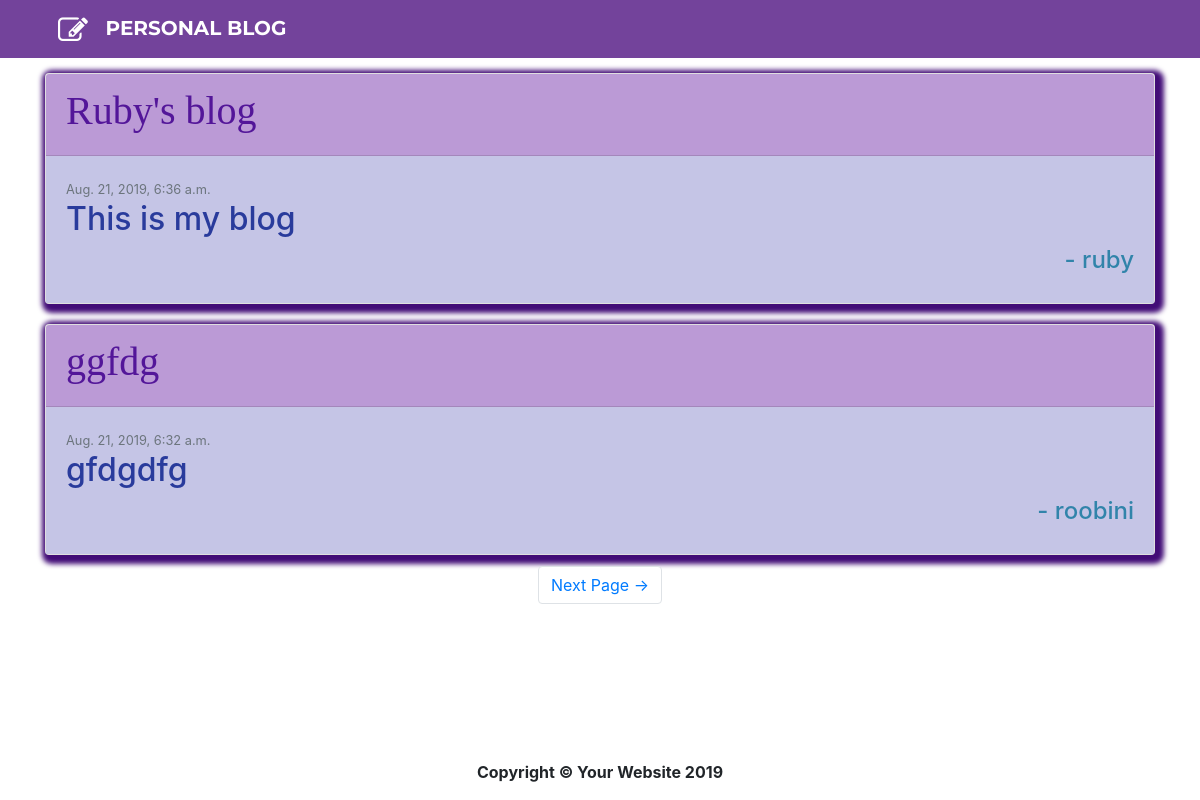
The app's page /, older data.
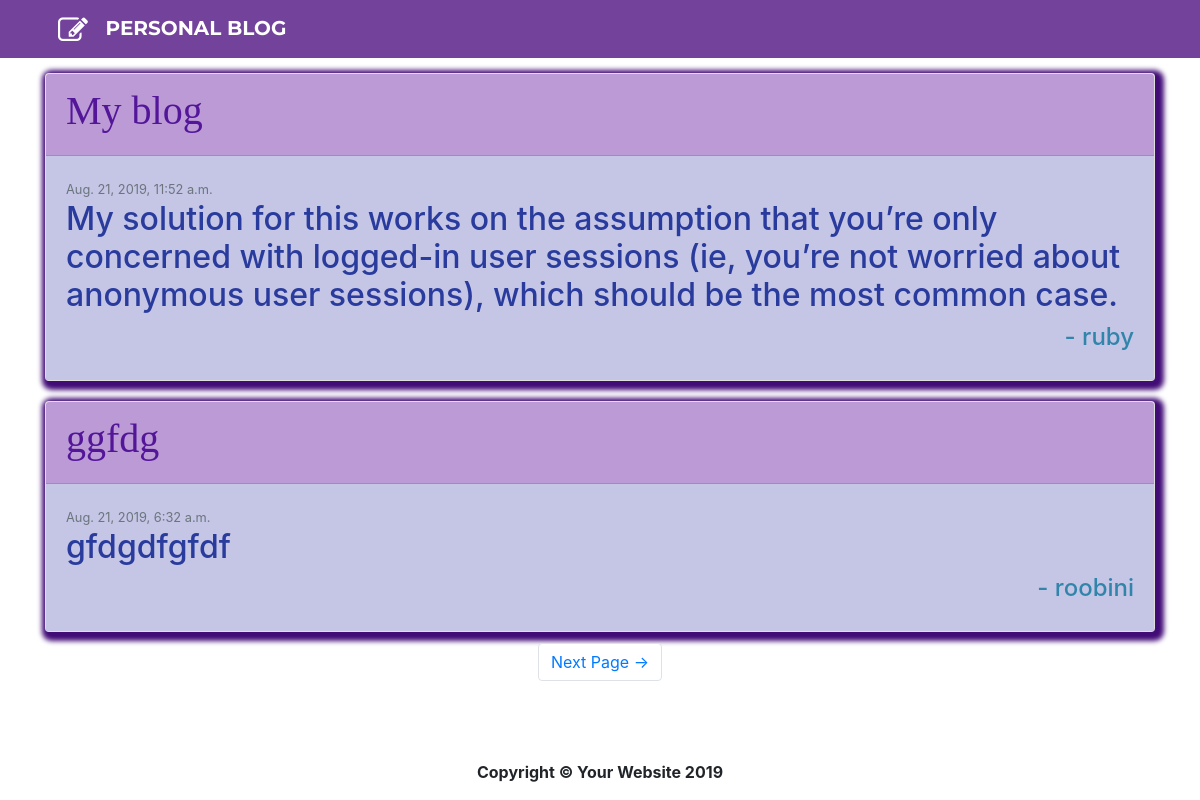
The same page, newer data.
### blogapp/models.py (models this page shows, shortened)
class BlogPost(models.Model):
    blog_title = models.CharField(max_length = 50)
    blog_text = models.TextField()
    blog_date = models.DateTimeField(default = timezone.now)
    blog_author = models.ForeignKey(User, on_delete=models.CASCADE, blank=True, null=True)
    class Meta:
        verbose_name_plural = "BlogEntry"

### blogapp/views.py (the view)
# urls.py: path('', BlogListView.as_view(), name = 'blog-home'),
class BlogListView(ListView):
    model = BlogPost
    template_name = 'home.html'
    context_object_name = 'bloglist'
    ordering = ['-blog_date']
    paginate_by=2

### blogapp/templates/home.html (shortened to what this page needs)
{% extends "base.html" %} {% block content %} {% for b in bloglist %}
<div class="container">
    <div class="row">
        <div class="card" style="width: 100%; margin-top:15px;margin-bottom: 5px;box-shadow: 3px 3px 5px 6px rgb(66, 12, 119);">
            <div class="card-header" style="background-color: #bb9ad6">
                <div class="media">
                    <div class="media-body">
                        <h1><a href="{% url 'blog-detail' b.id %}" style="color:rgb(83, 22, 153);font-family:Cambria, Cochin, Georgia, Times, 'Times New Roman', serif">{{b.blog_title}}</a></h1>
                    </div>
                </div>
            </div>
            <div class="card-body" style="background-color: rgb(197, 197, 230)">
                <small class="text-muted" style="color:rgb(33, 82, 156)">{{b.blog_date}}</small>
                <h2 style="color:rgb(41, 59, 156)">{{b.blog_text}}</h2>
                <h4 class="float-right" style="color:rgb(49, 132, 170)">- {{b.blog_author}}</h4>
            </div>
        </div>
    </div>
</div>
{% endfor %} {% if is_paginated %}
<ul class="pagination justify-content-center mb-4" style="margin:6px">
     {% if page_obj.has_next %}
    <li class="page-item">
        <a class="page-link" href="?page={{page_obj.next_page_number}}">Next Page &rarr;</a>
    </li>
    {% endif %}
</ul>
{% endif %} {% endblock content %}

Row changes from the older to the newer data that the page shows:
removed BlogPost: blog_title "Ruby's blog", blog_date "Aug. 21, 2019, 6:36 a.m.", blog_text "This is my blog", blog_author "ruby"
added BlogPost: blog_title "My blog", blog_date "Aug. 21, 2019, 11:52 a.m.", blog_text "My solution for this works on the assumption that you’re only concerned with logged-in user sessions (ie, you’re not worried about anonymous user sessions), which should be the most common case.", blog_author "ruby"
changed BlogPost "ggfdg": blog_text "gfdgdfg" → "gfdgdfgfdf"
